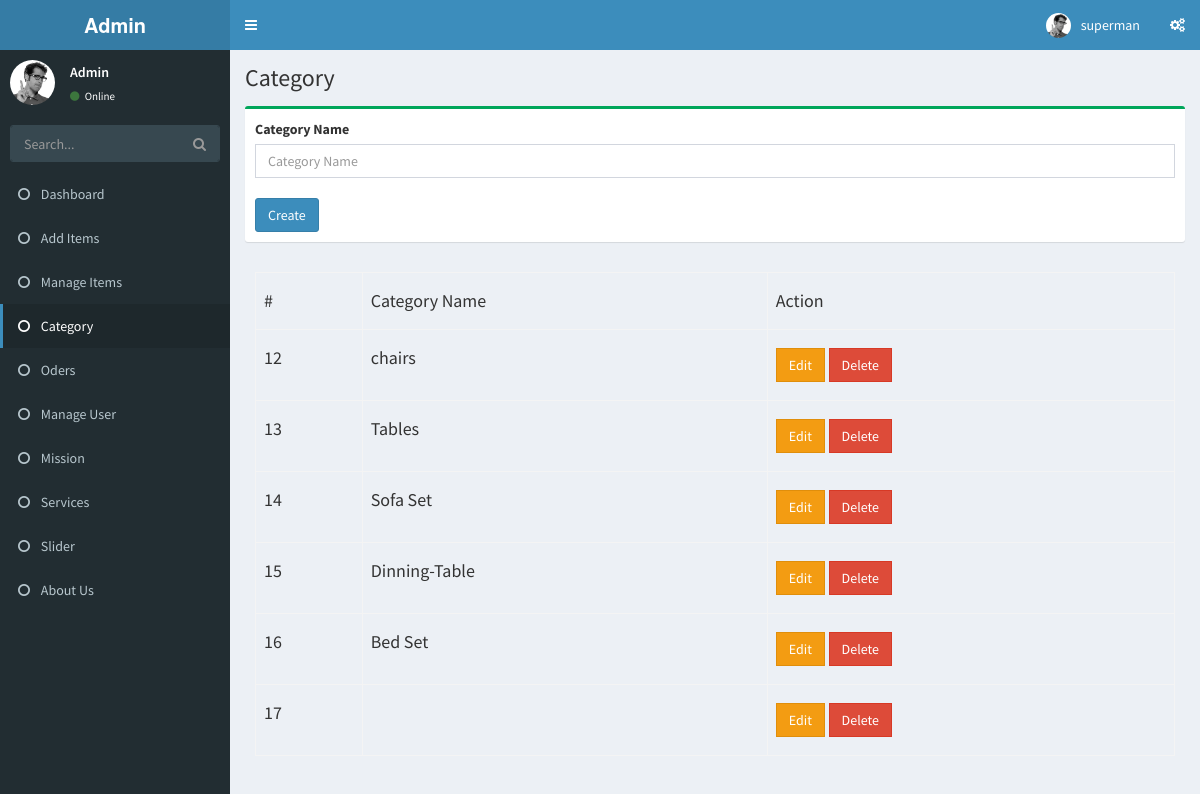
/category.php (signed in), run on the app's committed database.
### tables this page shows
CREATE TABLE `category` (
  `id` int(255) NOT NULL,
  `cat_title` varchar(255) NOT NULL,
  `menu` varchar(255) NOT NULL
);

### category.php (the view, shortened to what this page needs)
<?php include 'include/header.php'; ?>
<?php include 'include/navigation.php'; ?>
  <div class="content-wrapper">
    <section class="content-header">
      <h1>
        Category
      </h1>
    </section>
    <section class="content">
      <form method="post" enctype="multipart/form-data" >
      <div class="box box-success">
            <div class="box-body">
          <label for="productname"> Category Name </label>
              <input class="form-control" type="text" id="productname" name="cat_title" placeholder="Category Name">
             <br>
              <button type="submit" class="btn  btn-primary" name="submit"> Create </button>
            </div>
          </div>
          </form>
            <div class="box-body">
              <table class="table table-bordered ">
                <tr>
                  <th><h4>#</h4></th>
                  <th><h4>Category Name</h4></th>
                  <th><h4>Action</h4></th>
                </tr>
<?php
           $query = "SELECT * FROM category";
        $select_image = mysqli_query($connection, $query);
      while($row = mysqli_fetch_assoc($select_image)){
          $id = $row['id'];
          $cat_title = $row['cat_title'];
 ?>
                <tr>
                  <td><h4><?php echo $id; ?></h4></td>
                  <td><h4><?php echo $cat_title; ?></h4></td>
                  <td><h4>
                  <button type="button" class="btn btn-flat btn-warning" data-toggle="modal" data-target="#edit<?php echo $id; ?>"> Edit </button>
                  <button type="button" class="btn btn-flat btn-danger" data-toggle="modal" data-target="#delete<?php echo $id; ?>"> Delete </button>
                    </h4>
                  </td>
                </tr>
              <?php } ?>
              </table>
            </div>
    </section>
  </div>
  <?php include 'include/footer.php'; ?>

### data on the page
category: id "12", cat_title "chairs"
category: id "13", cat_title "Tables"
category: id "14", cat_title "Sofa Set"
category: id "15", cat_title "Dinning-Table"
category: id "16", cat_title "Bed Set"
category: id "17"

### other printed values
$_SESSION['user_name'] "superman"
